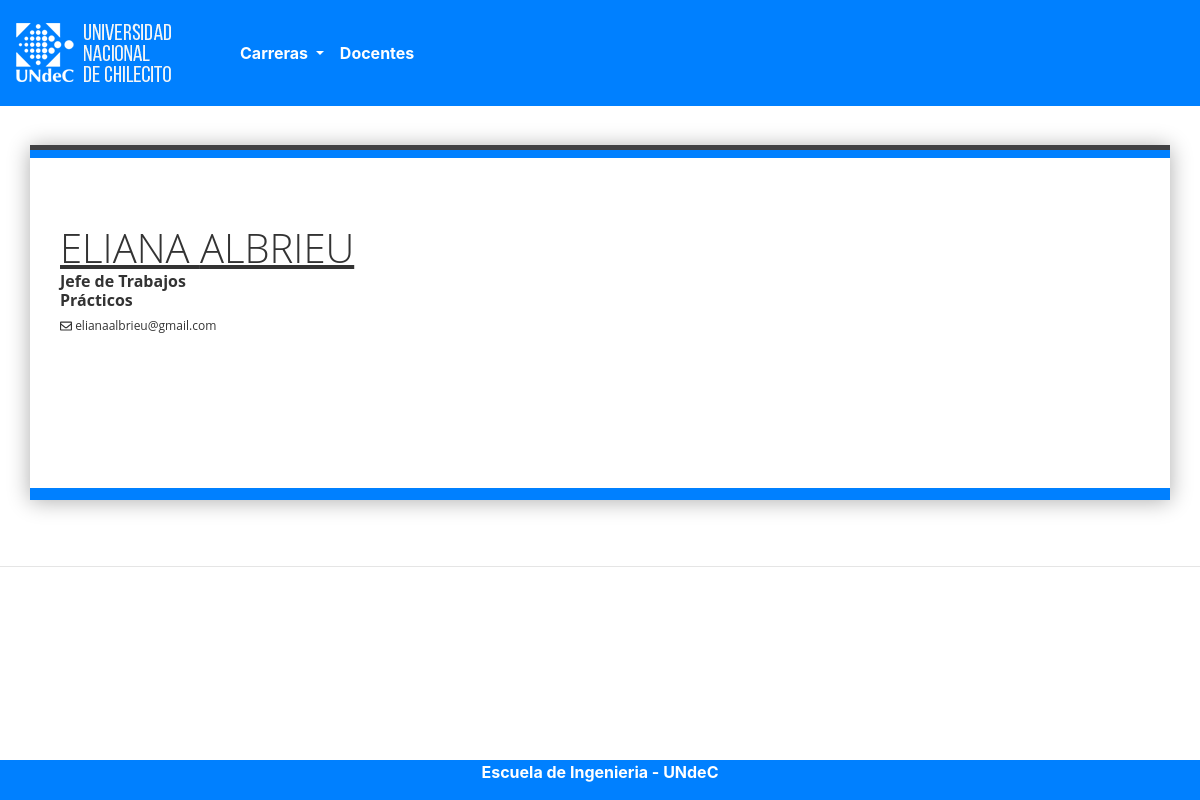
Page /docente/2 on the committed database.
### tables this page shows
CREATE TABLE IF NOT EXISTS `docentes` (
  `id` int(10) NOT NULL AUTO_INCREMENT,
  `persona_id` bigint(20) NOT NULL,
  `id_docente_categoria` int(11) DEFAULT NULL,
  `descripcion` blob,
  PRIMARY KEY (`id`),
  KEY `docente_categoria_idx` (`id_docente_categoria`),
  KEY `persona_id` (`persona_id`)
);

CREATE TABLE IF NOT EXISTS `persona` (
  `id` bigint(20) NOT NULL AUTO_INCREMENT,
  `apellido` varchar(50) NOT NULL,
  `nombre` varchar(50) NOT NULL,
  `nombre_2` varchar(50) DEFAULT NULL,
  `dni` varchar(50) DEFAULT NULL,
  `cuit` varchar(50) DEFAULT NULL,
  `email1` varchar(50) DEFAULT NULL,
  `email2` varchar(50) DEFAULT NULL,
  PRIMARY KEY (`id`)
);

CREATE TABLE IF NOT EXISTS `docente_categoria` (
  `id` int(11) NOT NULL AUTO_INCREMENT,
  `nombre` varchar(30) DEFAULT NULL,
  PRIMARY KEY (`id`)
);

CREATE TABLE IF NOT EXISTS `escuela` (
  `id` int(11) NOT NULL AUTO_INCREMENT,
  `nombre` varchar(60) NOT NULL,
  `universidad` varchar(60) NOT NULL,
  `director` varchar(80) NOT NULL,
  `color` char(7) NOT NULL,
  PRIMARY KEY (`id`)
);

### application/modules/frontend/controllers/Docente.php (called while the page is built, shortened)
<?php if ( ! defined('BASEPATH')) exit('No direct script access allowed');
class Docente extends MX_Controller {
	public function __construct()
	{
		$this->load->library('table');
		$this->load->model('Docente_model');
		$this->load->add_package_path(APPPATH.'third_party/ion_auth/');
        $this->load->helper(array('language'));
	}
	public function verDocente($idDocente)
	{
		$data['docente'] = $this->Docente_model->getPerfil($idDocente);
		if (count($data['docente']) == 0){
            $data['alerta'] = lang('undefined_teacher');
            $data['_view'] = '404';
			$this->load->view('layouts/main',$data);
        }
        else{
			$data['_view'] = 'pages/docenteView';
			$this->load->view('layouts/main',$data);
		}
	}
}
?>

### index.php (called while the page is built, shortened)
<?php
require_once BASEPATH.'core/CodeIgniter.php';

### application/modules/frontend/models/Docente_model.php (called while the page is built, shortened)
<?php
class Docente_model  extends CI_Model  {
    public function getPerfil($idDocente)
	{
		$this->db->select('	persona.apellido, persona.nombre, persona.nombre_2, persona.email1, persona.email2,
							          docente_categoria.nombre as categoria,
							          cvar.areas, cvar.experticia, cvar.grado, cvar.especializacion, cvar.maestria,
                        cvar.doctorado,
							          docentes.descripcion');
      	$this->db->from('docentes');
      	$this->db->join('cvar', 'cvar.id_docente = docentes.id', 'LEFT');
      	$this->db->join('docente_categoria', 'docente_categoria.id = docentes.id_docente_categoria', 'LEFT');
      	$this->db->join('persona', 'persona.id = docentes.persona_id');
      	$this->db->where('docentes.id', $idDocente);
      	$this->db->limit('1');
	    return $this->db->get()->result();
	}
}
?>

### application/modules/frontend/models/Escuela_model.php (called while the page is built, shortened)
<?php
class Escuela_model  extends CI_Model  {
	public function get_escuela($id)
    {
        return $this->db->get_where('escuela',array('id'=>$id))->row_array();
    }
}
?>

### application/modules/frontend/views/pages/docenteView.php (the view, shortened to what this page needs)
<main>
	<div class="container">
	<div class="row" >
	    <div class="receipt-main col-md-12">
				<div class="row">
					<div class="receipt-header receipt-header-mid">
						<div class="col-xs-12 col-sm-12 col-md-12">
							<div class="receipt-left">
								<h1 style="text-decoration: underline; text-align: left;"><?=$docente[0]->nombre.' '.$docente[0]->nombre_2;?> <?=$docente[0]->apellido;?></h1>
							</div>
						</div>
						<div class="col-xs-8 col-sm-8 col-md-8 text-left">
							<div class="receipt-right">
								<h5><?=$docente[0]->categoria;?></h5>
								<?php if(!empty($docente[0]->email1)){ ?>
										<p><span><i class="far fa-envelope"></i>   </span>    <?=$docente[0]->email1;?></p>
								<?php } ?>
							</div>
						</div>
					</div>
	            </div>
	            <div class="receipt-header receipt-header-mid">
					<div class="col-xs-12 col-sm-12 col-md-12">
					</div>
				</div>
				<div class="receipt-header receipt-header-mid">
	            </div>
	    </div>
	</div>
	</div>
</main>

### application/modules/frontend/views/footer.php
<footer id="footer" style="background-color: <?= $escuela['color'] ?>" >
	<p class="text-center"><?= $escuela['nombre'] ?> - <?= $escuela['universidad'] ?></p>
</footer>

### rows in the picture
docentes: persona.nombre "ELIANA", persona.apellido "ALBRIEU", id_docente_categoria.nombre "Jefe de Trabajos Prácticos", persona.email1 "elianaalbrieu@gmail.com"
escuela: nombre "Escuela de Ingenieria", universidad "UNdeC"
